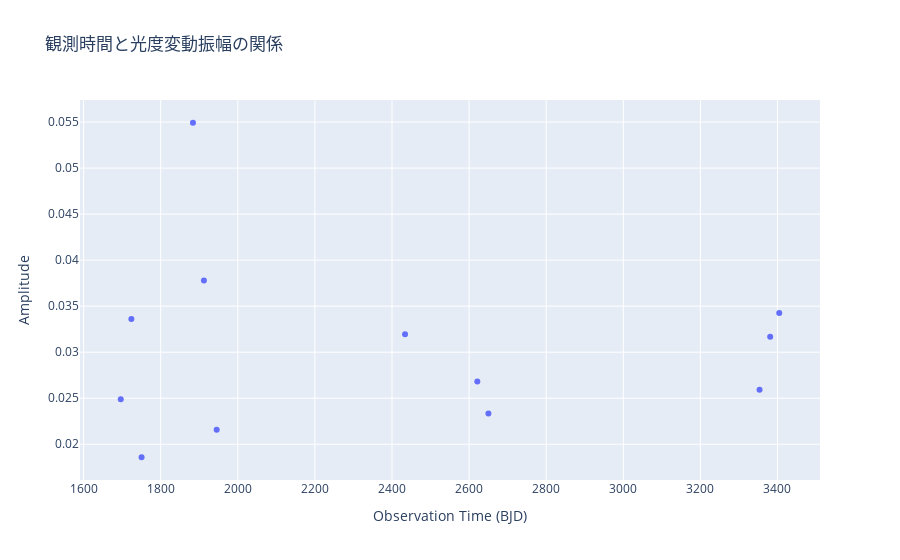

The notebook cell this image was saved under:
### Markdown cell above
## 統計分析（クラス変数）

### Code cell
# 時間と振幅の相関
fig = px.scatter(
    x=FlareDetector_EK_Dra.array_observation_time,
    y=FlareDetector_EK_Dra.array_amplitude,
    title="観測時間と光度変動振幅の関係",
    labels={"x": "Observation Time (BJD)", "y": "Amplitude"}
)
fig.show()

### Figure 1 — Plotly figure (JSON) as saved in the notebook; plotly's stock layout.template omitted (floating-point values rounded to 4 significant figures)
{"data": [{"hovertemplate": "Observation Time (BJD)=%{x}<br>Amplitude=%{y}<extra></extra>", "legendgroup": "", "marker": {"color": "#636efa", "symbol": "circle"}, "mode": "markers", "name": "", "orientation": "v", "showlegend": false, "type": "scatter", "x": [1696.0, 1724.0, 1750.0, 1884.0, 1912.0, 1945.0, 2434.0, 2621.0, 2650.0, 3354.0, 3381.0, 3405.0], "xaxis": "x", "y": [0.02489, 0.0336, 0.01859, 0.05493, 0.03779, 0.02157, 0.03196, 0.02683, 0.02333, 0.02591, 0.03167, 0.03425], "yaxis": "y"}], "layout": {"legend": {"tracegroupgap": 0}, "title": {"text": "観測時間と光度変動振幅の関係"}, "xaxis": {"anchor": "y", "domain": [0, 1], "title": {"text": "Observation Time (BJD)"}}, "yaxis": {"anchor": "x", "domain": [0, 1], "title": {"text": "Amplitude"}}}}
